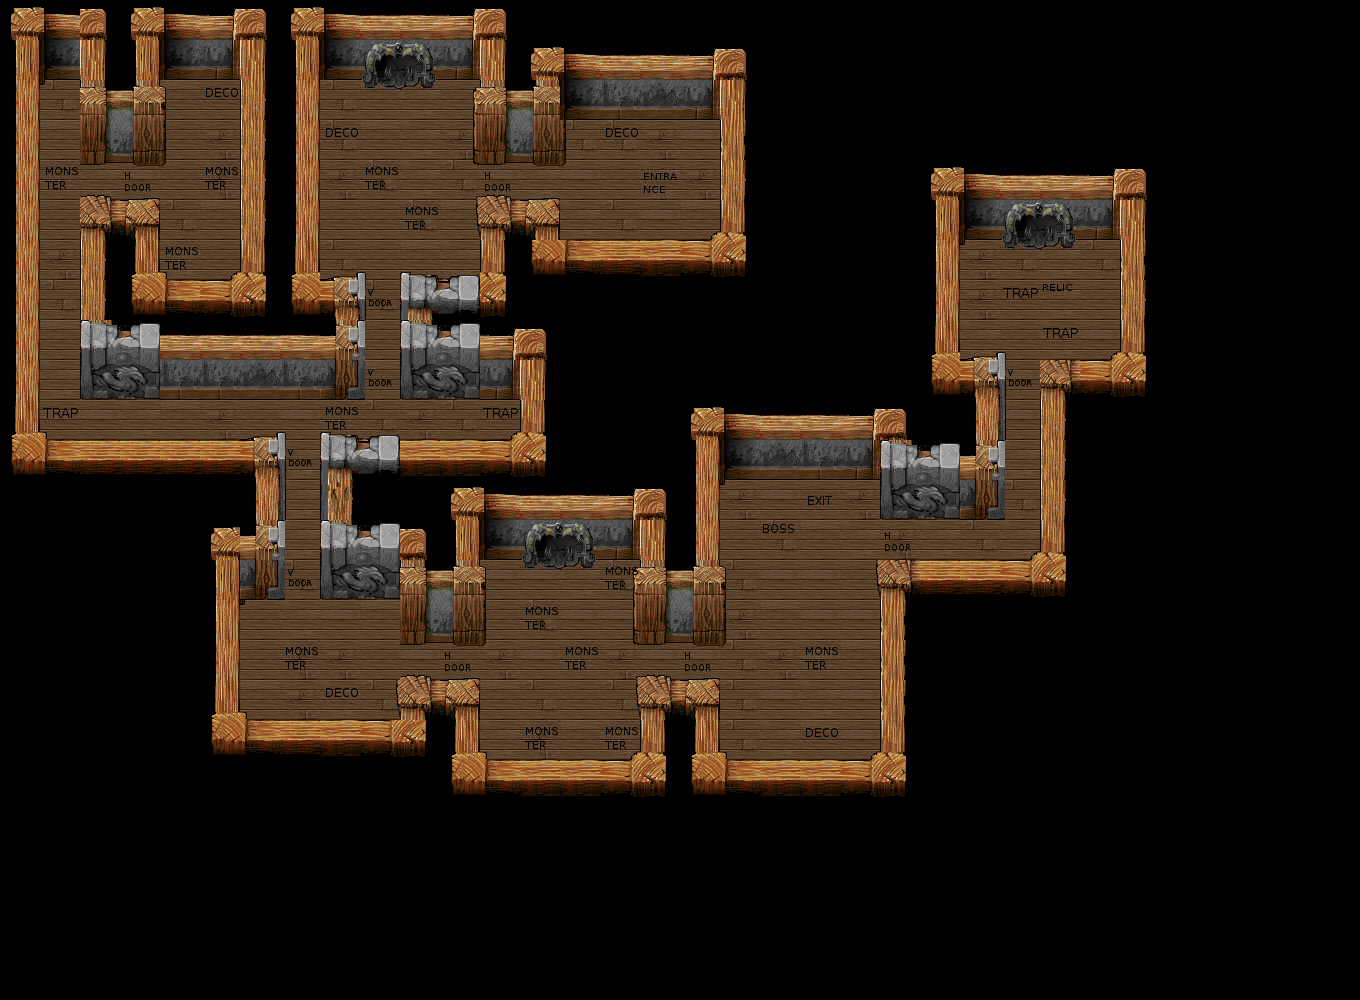

Rendered tile map (Tiled .tmx) drawn with the repository's tilesets; below, a short description and the map source with its tile grids summarised:
An orthogonal 34x25 tile map with 40x40 px tiles, 4 tile layers (fog, ground, walls, objects).

<map version="1.0" orientation="orthogonal" width="34" height="25" tilewidth="40" tileheight="40">
 <tileset firstgid="1" name="tileset2" tilewidth="40" tileheight="40">
  <image source="tileset.png" width="600" height="280" />
  <tile id="0">
   <properties>
    <property name="DUNGEON_FLOOR" value="1" />
   </properties>
  </tile>
  <tile id="1">
   <properties>
    <property name="DUNGEON_FLOOR" value="1" />
   </properties>
  </tile>
  <tile id="2">
   <properties>
    <property name="DUNGEON_FLOOR" value="1" />
   </properties>
  </tile>
  <tile id="3">
   <properties>
    <property name="DUNGEON_FLOOR" value="1" />
   </properties>
  </tile>
  <tile id="4">
   <properties>
    <property name="DUNGEON_FLOOR" value="1" />
   </properties>
  </tile>
  <tile id="5">
   <properties>
    <property name="DUNGEON_FLOOR" value="1" />
   </properties>
  </tile>
  <tile id="22">
   <properties>
    <property name="DOOR" value="1" />
   </properties>
  </tile>
  <tile id="52">
   <properties>
    <property name="DOOR" value="1" />
   </properties>
  </tile>
  <tile id="71">
   <properties>
    <property name="DOOR" value="1" />
   </properties>
  </tile>
  <tile id="72">
   <properties>
    <property name="DOOR" value="1" />
   </properties>
  </tile>
  <tile id="73">
   <properties>
    <property name="ENTRANCE" value="" />
   </properties>
  </tile>
  <tile id="74">
   <properties>
    <property name="EXIT" value="" />
   </properties>
  </tile>
  <tile id="84">
   <properties>
    <property name="DUNGEON_FLOOR" value="1" />
   </properties>
  </tile>
  <tile id="85">
   <properties>
    <property name="DUNGEON_FLOOR" value="1" />
   </properties>
  </tile>
  <tile id="86">
   <properties>
    <property name="DUNGEON_FLOOR" value="1" />
   </properties>
  </tile>
  <tile id="87">
   <properties>
    <property name="BOSS" value="1" />
   </properties>
  </tile>
  <tile id="88">
   <properties>
    <property name="DOOR" value="0" />
   </properties>
  </tile>
  <tile id="89">
   <properties>
    <property name="DOOR" value="1" />
   </properties>
  </tile>
  <tile id="99">
   <properties>
    <property name="DUNGEON_FLOOR" value="1" />
   </properties>
  </tile>
  <tile id="100">
   <properties>
    <property name="DUNGEON_FLOOR" value="1" />
   </properties>
  </tile>
  <tile id="101">
   <properties>
    <property name="RELIC" value="1" />
   </properties>
  </tile>
  <tile id="102">
   <properties>
    <property name="MONSTER" value="1" />
   </properties>
  </tile>
  <tile id="103">
   <properties>
    <property name="TRAP" value="" />
   </properties>
  </tile>
  <tile id="104">
   <properties>
    <property name="DECO" value="" />
   </properties>
  </tile>
 </tileset>
 <layer name="fog" width="34" height="25">
  <data>[850 cells, 850 non-empty, 1 distinct tile ids]</data>
 </layer>
 <layer name="ground" width="34" height="25">
  <data>[850 cells, 850 non-empty, 7 distinct tile ids]</data>
 </layer>
 <layer name="walls" width="34" height="25">
  <data>[850 cells, 850 non-empty, 67 distinct tile ids]</data>
 </layer>
 <layer name="objects" width="34" height="25">
  <data>[850 cells, 850 non-empty, 10 distinct tile ids]</data>
 </layer>
</map>
